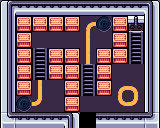

Rendered tile map (Tiled .tmx) drawn with the repository's tilesets; below, a short description and the full map source, tile grids included:
An orthogonal 10x8 tile map with 16x16 px tiles, 3 tile layers (BackGround, MiddleGround, PlayGround).

<map version="1.2" tiledversion="1.3.3" orientation="orthogonal" renderorder="right-down" width="10" height="8" tilewidth="16" tileheight="16" infinite="0" nextlayerid="4" nextobjectid="1">
 <tileset firstgid="1" name="PixelPackTOPDOWN8BIT" tilewidth="16" tileheight="16" tilecount="480" columns="16">
  <image source="../../../bin/Debug/Assets/Tilesets/PixelPackTOPDOWN8BIT.png" width="256" height="480" />
  <tile id="58">
   <properties>
    <property name="collidable" type="bool" value="true" />
   </properties>
  </tile>
  <tile id="68">
   <properties>
    <property name="collidable" type="bool" value="true" />
   </properties>
  </tile>
  <tile id="69">
   <properties>
    <property name="collidable" type="bool" value="true" />
   </properties>
  </tile>
  <tile id="80">
   <properties>
    <property name="collidable" type="bool" value="true" />
   </properties>
  </tile>
  <tile id="81">
   <properties>
    <property name="collidable" type="bool" value="true" />
   </properties>
  </tile>
  <tile id="82">
   <properties>
    <property name="collidable" type="bool" value="true" />
   </properties>
  </tile>
  <tile id="83">
   <properties>
    <property name="collidable" type="bool" value="true" />
   </properties>
  </tile>
  <tile id="84">
   <properties>
    <property name="collidable" type="bool" value="true" />
   </properties>
  </tile>
  <tile id="85">
   <properties>
    <property name="collidable" type="bool" value="true" />
   </properties>
  </tile>
  <tile id="100">
   <properties>
    <property name="collidable" type="bool" value="true" />
   </properties>
  </tile>
  <tile id="101">
   <properties>
    <property name="collidable" type="bool" value="true" />
   </properties>
  </tile>
  <tile id="106">
   <properties>
    <property name="collidable" type="bool" value="true" />
   </properties>
  </tile>
  <tile id="107">
   <properties>
    <property name="collidable" type="bool" value="true" />
   </properties>
  </tile>
  <tile id="122">
   <properties>
    <property name="collidable" type="bool" value="true" />
   </properties>
  </tile>
  <tile id="123">
   <properties>
    <property name="collidable" type="bool" value="true" />
   </properties>
  </tile>
  <tile id="151">
   <properties>
    <property name="collidable" type="bool" value="true" />
   </properties>
  </tile>
  <tile id="152">
   <properties>
    <property name="collidable" type="bool" value="true" />
   </properties>
  </tile>
  <tile id="153">
   <properties>
    <property name="collidable" type="bool" value="true" />
   </properties>
  </tile>
  <tile id="158">
   <properties>
    <property name="collidable" type="bool" value="true" />
   </properties>
  </tile>
  <tile id="167">
   <properties>
    <property name="collidable" type="bool" value="true" />
   </properties>
  </tile>
  <tile id="169">
   <properties>
    <property name="collidable" type="bool" value="true" />
   </properties>
  </tile>
  <tile id="170">
   <properties>
    <property name="collidable" type="bool" value="true" />
   </properties>
  </tile>
  <tile id="171">
   <properties>
    <property name="collidable" type="bool" value="true" />
   </properties>
  </tile>
  <tile id="183">
   <properties>
    <property name="collidable" type="bool" value="true" />
   </properties>
  </tile>
  <tile id="184">
   <properties>
    <property name="collidable" type="bool" value="true" />
   </properties>
  </tile>
  <tile id="185">
   <properties>
    <property name="collidable" type="bool" value="true" />
   </properties>
  </tile>
  <tile id="186">
   <properties>
    <property name="collidable" type="bool" value="true" />
   </properties>
  </tile>
  <tile id="187">
   <properties>
    <property name="collidable" type="bool" value="true" />
   </properties>
  </tile>
  <tile id="189">
   <properties>
    <property name="collidable" type="bool" value="true" />
   </properties>
  </tile>
  <tile id="191">
   <properties>
    <property name="collidable" type="bool" value="true" />
   </properties>
  </tile>
  <tile id="196">
   <properties>
    <property name="collidable" type="bool" value="true" />
   </properties>
  </tile>
  <tile id="197">
   <properties>
    <property name="collidable" type="bool" value="true" />
   </properties>
  </tile>
  <tile id="198">
   <properties>
    <property name="collidable" type="bool" value="true" />
   </properties>
  </tile>
  <tile id="199">
   <properties>
    <property name="collidable" type="bool" value="true" />
   </properties>
  </tile>
  <tile id="200">
   <properties>
    <property name="collidable" type="bool" value="true" />
   </properties>
  </tile>
  <tile id="201">
   <properties>
    <property name="collidable" type="bool" value="true" />
   </properties>
  </tile>
  <tile id="202">
   <properties>
    <property name="collidable" type="bool" value="true" />
    <property name="isHideOut" type="bool" value="true" />
   </properties>
  </tile>
  <tile id="203">
   <properties>
    <property name="collidable" type="bool" value="true" />
   </properties>
  </tile>
  <tile id="206">
   <properties>
    <property name="collidable" type="bool" value="true" />
   </properties>
  </tile>
  <tile id="212">
   <properties>
    <property name="collidable" type="bool" value="true" />
   </properties>
  </tile>
  <tile id="213">
   <properties>
    <property name="collidable" type="bool" value="true" />
   </properties>
  </tile>
  <tile id="214">
   <properties>
    <property name="collidable" type="bool" value="true" />
   </properties>
  </tile>
  <tile id="215">
   <properties>
    <property name="collidable" type="bool" value="true" />
   </properties>
  </tile>
  <tile id="218">
   <properties>
    <property name="collidable" type="bool" value="true" />
   </properties>
  </tile>
  <tile id="228">
   <properties>
    <property name="collidable" type="bool" value="true" />
   </properties>
  </tile>
  <tile id="229">
   <properties>
    <property name="collidable" type="bool" value="true" />
   </properties>
  </tile>
  <tile id="230">
   <properties>
    <property name="collidable" type="bool" value="true" />
   </properties>
  </tile>
  <tile id="231">
   <properties>
    <property name="collidable" type="bool" value="true" />
   </properties>
  </tile>
  <tile id="232">
   <properties>
    <property name="collidable" type="bool" value="true" />
   </properties>
  </tile>
  <tile id="233">
   <properties>
    <property name="collidable" type="bool" value="true" />
   </properties>
  </tile>
  <tile id="234">
   <properties>
    <property name="collidable" type="bool" value="true" />
   </properties>
  </tile>
  <tile id="397">
   <properties>
    <property name="collidable" type="bool" value="true" />
   </properties>
  </tile>
  <tile id="398">
   <properties>
    <property name="collidable" type="bool" value="true" />
   </properties>
  </tile>
  <tile id="399">
   <properties>
    <property name="collidable" type="bool" value="true" />
   </properties>
  </tile>
  <tile id="413">
   <properties>
    <property name="collidable" type="bool" value="true" />
   </properties>
  </tile>
  <tile id="415">
   <properties>
    <property name="collidable" type="bool" value="true" />
   </properties>
  </tile>
  <tile id="429">
   <properties>
    <property name="collidable" type="bool" value="true" />
   </properties>
  </tile>
  <tile id="430">
   <properties>
    <property name="collidable" type="bool" value="true" />
   </properties>
  </tile>
  <tile id="431">
   <properties>
    <property name="collidable" type="bool" value="true" />
   </properties>
  </tile>
  <tile id="456">
   <properties>
    <property name="collidable" type="bool" value="false" />
    <property name="isDoor" type="bool" value="true" />
    <property name="isOpened" type="bool" value="true" />
   </properties>
  </tile>
 </tileset>
 <layer id="1" name="BackGround" width="10" height="8">
  <properties>
   <property name="collisionLayer" value="Back" />
   <property name="drawLayer" value="Background" />
  </properties>
  <data encoding="csv">
0,0,0,0,0,0,0,0,0,0,
0,0,0,0,0,317,0,0,0,0,
0,0,347,347,347,319,347,0,444,0,
0,0,444,0,0,319,0,0,444,0,
0,0,444,0,0,444,0,347,347,0,
0,0,319,347,0,444,0,317,318,0,
0,0,334,347,0,347,347,333,334,0,
0,0,0,0,0,457,0,0,0,0
</data>
 </layer>
 <layer id="2" name="MiddleGround" width="10" height="8">
  <properties>
   <property name="collisionLayer" value="Middle" />
   <property name="drawLayer" value="Middleground" />
  </properties>
  <data encoding="csv">
398,431,431,431,431,431,431,431,431,400,
414,0,0,0,0,0,300,0,0,416,
414,0,0,0,0,0,0,0,0,416,
414,0,0,0,0,0,0,0,0,416,
414,0,0,0,0,0,0,0,0,416,
414,0,0,0,0,0,0,0,0,416,
414,300,0,0,0,0,0,0,0,416,
430,399,399,399,400,0,399,399,399,432
</data>
 </layer>
 <layer id="3" name="PlayGround" width="10" height="8">
  <properties>
   <property name="collisionLayer" value="Play" />
   <property name="drawLayer" value="Playground" />
  </properties>
  <data encoding="csv">
0,0,0,0,0,0,0,0,0,0,
0,204,204,204,204,0,0,204,203,0,
0,204,0,0,0,0,0,204,0,0,
0,204,0,204,204,0,204,204,0,0,
0,204,0,204,204,0,204,0,0,0,
0,204,0,0,204,0,204,0,0,0,
0,0,0,0,204,0,0,0,0,0,
0,0,0,0,0,0,0,0,0,0
</data>
 </layer>
</map>
